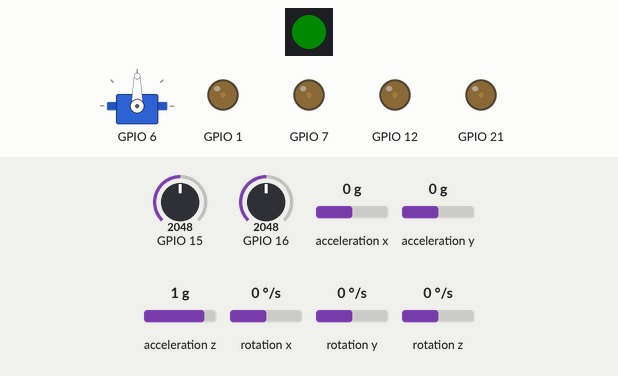
Simulated run of this program. Board: ESP32-S3. Parts: 1 RGB LEDs in strip order, left to right, servo, output pins drawn as LEDs (lit = HIGH). Wiring (inferred from the names in the program): MPU-9250 motion sensor at I2C address 0x68. The test bench sets the inputs (shaded band); at power-on: acceleration x 0 g, GPIO 15 = 2048, GPIO 16 = 2048, acceleration y 0 g, acceleration z 1 g, rotation x 0 °/s, rotation y 0 °/s, rotation z 0 °/s (analog values on the 0–4095 scale). Dim RGB values are drawn brighter than linear; what the program prints to the serial monitor is not drawn.

Above: at 7.4 s.
7.5 s: acceleration x set to -1.4 g
At 8.7 s:
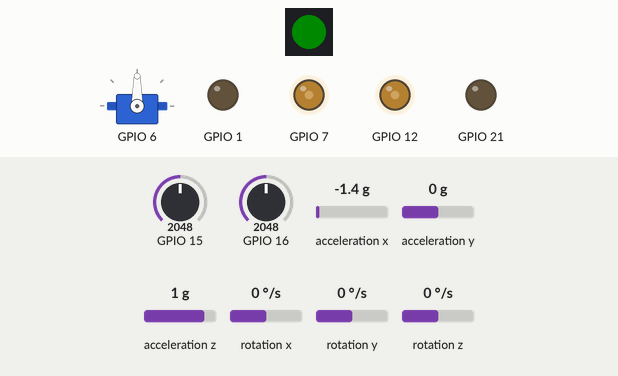
10.5 s: GPIO 15 set to 3040
12.1 s: GPIO 16 set to 2151
At 13.4 s:
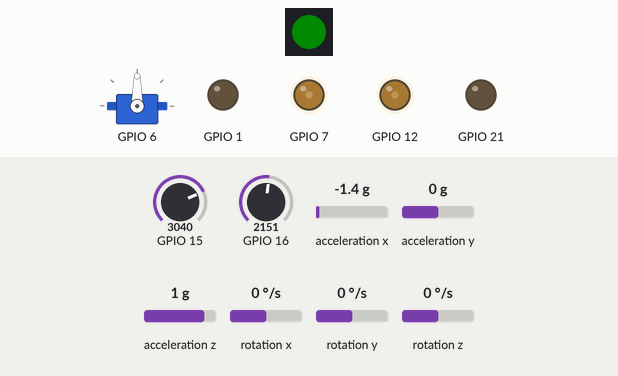
13.7 s: acceleration y set to -1.4 g
At 14.79 s:
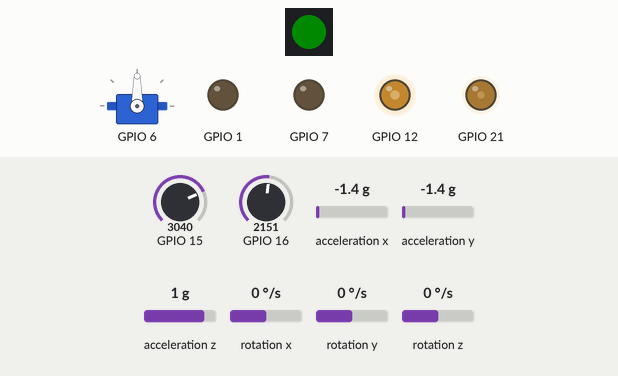
16.7 s: acceleration z set to -1.4 g
At 16.9 s:
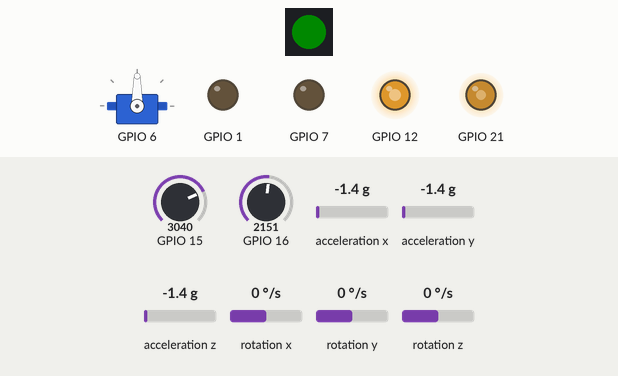
19.7 s: rotation x set to 100 °/s
Timing chart, 0 to 23.7 s (numbered marks = the images above; inputs shaded):
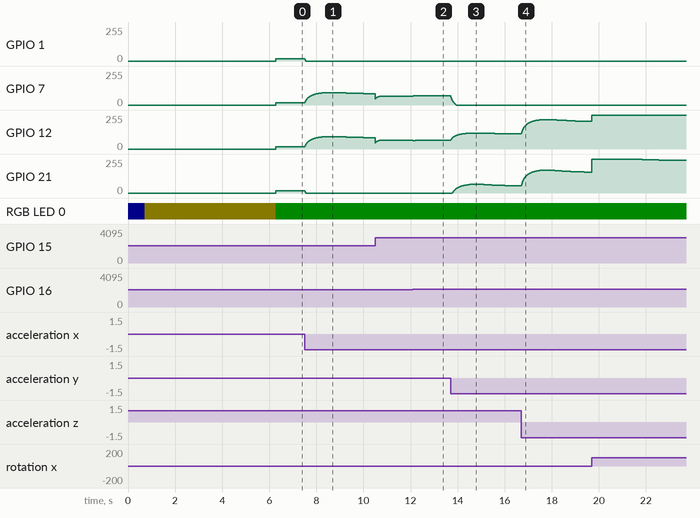

Measured:
- after the input at 7.5 s, GPIO 1, GPIO 21: 17/255 → 0/255 at once; GPIO 7, GPIO 12: rises from 17/255 to 93/255 in 0.87 s, then falls to 85/255 in 1.9 s
- after the input at 12.1 s, GPIO 7: 66/255 → 69/255 at once, → 68/255 0.12 s later; GPIO 12: 66/255 → 64/255 at once
- after the input at 13.7 s, GPIO 7: moves from 68/255 to 0/255 over 0.24 s, starting at once; GPIO 12: rises from 64/255 to 119/255 in 0.81 s, then falls to 113/255 in 1.9 s; GPIO 21: rises from 0/255 to 65/255 in 0.84 s, then falls to 53/255 in 2.1 s

The program:

main.cpp
```cpp
#include <Arduino.h>
#include <ESP32Servo.h>
#include "imu.h"
#include "pid.h"
#include <Wire.h>
#include <Adafruit_NeoPixel.h>
#include "gimbal.h"
#include "mando.h"

#define RGB_LED 48
#define SERVO_1 6

// ---- Motores ----
Servo motor1, motor2, motor3, motor4;

// ---- PIDs (ángulo externo + velocidad interna) ----
PID pid_roll_ang,  pid_roll_vel;
PID pid_pitch_ang, pid_pitch_vel;
PID pid_yaw_vel;

// ---- PID gimbal (independiente del dron) ----
PID pid_gimbal_pitch;

// ---- Tiempo ----
unsigned long lastTime = 0;

// ---- Función para setear el brillo del LED del motor (simula el PWM) ----
void SetMotorLed(int pin, float microseconds) {
    int brightness = map(int(microseconds), 1000, 2000, 0, 255);
    analogWrite(pin, brightness);
};

Adafruit_NeoPixel pixels(1, RGB_LED, NEO_GRB + NEO_KHZ800);

void setup() {
    pinMode(21, OUTPUT);
    pinMode(12, OUTPUT);
    pinMode(1, OUTPUT);
    pinMode(7, OUTPUT);

    Serial.begin(115200);
    // Espera máximo 3 segundos el Serial
    // Si no hay PC conectada, continúa de todas formas
    unsigned long t = millis();
    while (!Serial && millis() - t < 3000) delay(10);

    pixels.begin();
    pixels.setPixelColor(0, pixels.Color(0, 0, 255));
    pixels.setBrightness(10);
    pixels.show();
    Serial.println("ESP32 CORRIENDO!!");
    delay(500);

    if(!imu_init()) {
        Serial.println("Error al inicializar IMU");
        pixels.setPixelColor(0, pixels.Color(255, 0, 0));
        pixels.show();
        while(true) delay(1000);
    }

    pixels.setPixelColor(0, pixels.Color(210, 203, 0));
    pixels.setBrightness(10);
    pixels.show();
    Serial.println("¡¡MPU CALIBRANDOSE NO MOVER EL SENSOR!!");
    calibrateMPU();

    pixels.setPixelColor(0, pixels.Color(0, 255, 0));
    pixels.setBrightness(10);
    pixels.show();
    Serial.println("MPU-9250 LISTO!!");
    lastTime = micros();

    // Ganancias al azar pero falta simular MATLAB
    // PID de roll
    pid_roll_ang.Kp  = 1.32f; pid_roll_ang.Ki  = 0.001f; pid_roll_ang.Kd  = 0.15f;
    pid_roll_vel.Kp  = 3.6f;  pid_roll_vel.Ki  = 0.005f; pid_roll_vel.Kd  = 0.005f;
    // PID de pitch
    pid_pitch_ang.Kp = 1.32f; pid_pitch_ang.Ki = 0.001f; pid_pitch_ang.Kd = 0.15f;
    pid_pitch_vel.Kp = 3.6f;  pid_pitch_vel.Ki = 0.005f; pid_pitch_vel.Kd = 0.005f;
    // PID de yaw (solo velocidad por mientras)
    pid_yaw_vel.Kp   = 0.0f;  pid_yaw_vel.Ki   = 0.0f;   pid_yaw_vel.Kd   = 0.0f;

    // PID gimbal (independiente, solo para el servo)
    /*
    pid_gimbal_pitch.Kp = 1.2f;
    pid_gimbal_pitch.Ki = 0.0001f;
    pid_gimbal_pitch.Kd = 0.0006f;
    */

    // Motores
    /*
    motor1.attach(4, 1000, 2000);
    motor2.attach(5, 1000, 2000);
    motor3.attach(6, 1000, 2000);
    motor4.attach(7, 1000, 2000);

    // Armar ESCs
    motor1.writeMicroseconds(1000);
    motor2.writeMicroseconds(1000);
    motor3.writeMicroseconds(1000);
    motor4.writeMicroseconds(1000);
    delay(2000); // mandar señal de inicio a los ESCs y esperar 2 segundos
    */

    lastTime = micros();
    Serial.println("Listo!");
    servos_init(SERVO_1);
    setupJoystick();
}

void loop() {
    // ---- Delta tiempo ----
    unsigned long now = micros();
    float dt = (now - lastTime) / 1000000.0f;
    lastTime = now;

    if (dt <= 0.0f) { return; }

    // ---- Leer IMU ----
    IMUData data = imu_read(dt);

    // ---- Leer mando ----
    JoystickData joystick = readJoystick();

    // ---- Setpoints (hover estatico) ----
    float sp_roll  = joystick.roll;
    float sp_pitch = -joystick.pitch;
    float sp_yaw   = 0.0f;
    float throttle = 1070.0f; // cambiar con el control después

    // ---- PIDs en cascada ----
    float roll_vel_sp  = pid_roll_ang.compute(sp_roll,   data.roll,  dt);
    float pitch_vel_sp = pid_pitch_ang.compute(sp_pitch, data.pitch, dt);

    float roll_out  = pid_roll_vel.compute(roll_vel_sp,  data.gx, dt);
    float pitch_out = pid_pitch_vel.compute(pitch_vel_sp, data.gy, dt);
    float yaw_out   = pid_yaw_vel.compute(sp_yaw, data.gz, dt);

    // ---- Mixer ----
    /*
        M1.       M2
              X
        M3.       M4
    */
    float m1 = throttle - roll_out - pitch_out - yaw_out;
    float m2 = throttle - roll_out + pitch_out + yaw_out;
    float m3 = throttle + roll_out - pitch_out + yaw_out;
    float m4 = throttle + roll_out + pitch_out - yaw_out;

    if (throttle < 1000.0f) { // si el throttle es muy bajo, apagar motores y resetear PID
        m1 = m2 = m3 = m4 = 1000.0f;
        pid_roll_ang.reset();
        pid_roll_vel.reset();
        pid_pitch_ang.reset();
        pid_pitch_vel.reset();
        pid_yaw_vel.reset();
    }

    // ---- Constrain a rangos válidos para los ESCs ----
    m1 = constrain(m1, 1000, 2000);
    m2 = constrain(m2, 1000, 2000);
    m3 = constrain(m3, 1000, 2000);
    m4 = constrain(m4, 1000, 2000);

    /*
    // ---- Mandar a motores ----
    motor1.writeMicroseconds((int)m1);
    motor2.writeMicroseconds((int)m2);
    motor3.writeMicroseconds((int)m3);
    motor4.writeMicroseconds((int)m4);
    */
    /*
    float correccion = 90.0f + pid_gimbal_pitch.compute(0.0f, data.pitch, dt);
    servo_set_pitch(correccion);
    */

    // ---- Debug ----
    Serial.print(">roll:");  Serial.println(data.roll);
    Serial.print(">pitch:"); Serial.println(data.pitch);
    Serial.print(">gx:");    Serial.println(data.gx);
    Serial.print(">gy:");    Serial.println(data.gy);
    Serial.print(">gz:");    Serial.println(data.gz);
    /*
    Serial.print(">M1:"); Serial.println(m1);
    Serial.print(">M2:"); Serial.println(m2);
    Serial.print(">M3:"); Serial.println(m3);
    Serial.print(">M4:"); Serial.println(m4);
    */

    SetMotorLed(21, m1);
    SetMotorLed(12, m2);
    SetMotorLed(1,  m3);
    SetMotorLed(7,  m4);

    delay(5); // 200Hz
}
```

gimbal.cpp
```cpp
#include "gimbal.h"

static Servo servo_pitch;

void servos_init(int pin_pitch) {
    servo_pitch.attach(pin_pitch);
    servos_center();
}

void servo_set_pitch(float angulo) {
    angulo = constrain(angulo, 0, 180);
    servo_pitch.write((int)angulo);
}

void servos_center() {
    servo_pitch.write(90);
}
```

gimbal.h
```cpp
#pragma once
#include <ESP32Servo.h>

// Inicializa los servos en los pines indicados
void servos_init(int pin_pitch);

// Mueve el servo de pitch a un ángulo (0-180)
void servo_set_pitch(float angulo);

// Centra ambos servos (90°)
void servos_center();
```

imu.cpp
```cpp
// imu.cpp
#include "imu.h"
#include <Wire.h>
#include <math.h>
#include <Arduino.h>
#include "kalman.h"

#define MPU_ADDR   0x68
#define AXL_OUT_H  0x3B
#define PWR_MGMT_1 0x6B
#define WHOAMI     0x75
#define IAM        0x71

static float roll_filtrado  = 0;
static float pitch_filtrado = 0;
static kalman kalmanRoll;
static kalman kalmanPitch;

static byte readMPU(byte reg) {
    Wire.beginTransmission(MPU_ADDR);
    Wire.write(reg);
    Wire.endTransmission(false);
    Wire.requestFrom(MPU_ADDR, (byte)1, true);
    return Wire.read();
};

float gx_sum = 0, gy_sum = 0, gz_sum = 0;
float ax_sum = 0, ay_sum = 0, az_sum = 0;

void calibrateMPU(){
    Serial.println("Calibrando MPU-9250... NO MOVER EL SENSOR");
    delay(2000);

    const int N = 1000;

    for (int i = 0; i<N; i++) {
        Wire.beginTransmission(MPU_ADDR);
        Wire.write(AXL_OUT_H);
        Wire.endTransmission(false);
        Wire.requestFrom(MPU_ADDR, 14, true);

        int16_t ax = Wire.read() << 8 | Wire.read();
        int16_t ay = Wire.read() << 8 | Wire.read();
        int16_t az = Wire.read() << 8 | Wire.read();
        Wire.read(); Wire.read(); // temperatura
        int16_t gx = Wire.read() << 8 | Wire.read();
        int16_t gy = Wire.read() << 8 | Wire.read();
        int16_t gz = Wire.read() << 8 | Wire.read();

        ax_sum += ax / 16384.0f;
        ay_sum += ay / 16384.0f;
        az_sum += az / 16384.0f;
        gx_sum += gx / 131.0f;
        gy_sum += gy / 131.0f;
        gz_sum += gz / 131.0f;

        delay(2);
    }

    gx_sum = gx_sum / N;
    gy_sum = gy_sum / N;
    gz_sum = gz_sum / N;
    ax_sum = ax_sum / N;
    ay_sum = ay_sum / N;
    az_sum = (az_sum / N) - 1.0f; // restar gravedad

    Serial.println("Calibración completa:");
    Serial.printf("Gyro bias (°/s): X=%.2f  Y=%.2f  Z=%.2f\n", gx_sum, gy_sum, gz_sum);
    Serial.printf("Accel bias (g):  X=%.2f  Y=%.2f  Z=%.2f\n", ax_sum, ay_sum, az_sum);
}

static void writeMPU(byte reg, byte data) {
    Wire.beginTransmission(MPU_ADDR);
    Wire.write(reg);
    Wire.write(data);
    Wire.endTransmission();
}

bool imu_init() {
    Wire.begin(8, 9);
    delay(100);

    // Verificar que el MPU-9250 responde

    byte id = readMPU(WHOAMI);
    if (id != IAM && id != 0x70) {
        Serial.printf("Error: MPU no encontrado (WHOAMI=0x%02X)\n", id);
        return false;
    }

    writeMPU(PWR_MGMT_1, 0x00); // Despertar el MPU
    delay(100);
    return true;
}

IMUData imu_read(float dt) {
    Wire.beginTransmission(MPU_ADDR);
    Wire.write(AXL_OUT_H);
    Wire.endTransmission(false);
    Wire.requestFrom(MPU_ADDR, 14, true);

    int16_t Ax = Wire.read() << 8 | Wire.read();
    int16_t Ay = Wire.read() << 8 | Wire.read();
    int16_t Az = Wire.read() << 8 | Wire.read();
    Wire.read(); Wire.read(); // temperatura
    int16_t Gx = Wire.read() << 8 | Wire.read();
    int16_t Gy = Wire.read() << 8 | Wire.read();
    int16_t Gz = Wire.read() << 8 | Wire.read();

    float ax = (Ax / 16384.0f) - ax_sum;
    float ay = (Ay / 16384.0f) - ay_sum;
    float az = (Az / 16384.0f) - az_sum;
    float gx = (Gx / 131.0f) - gx_sum;
    float gy = (Gy / 131.0f) - gy_sum;
    float gz = (Gz / 131.0f) - gz_sum;

    // Ángulos del acelerómetro
    float roll_a  = atan2f(ay, az)                       * (180.0f / M_PI);
    float pitch_a = atan2f(-ax, sqrtf(ay*ay + az*az))   * (180.0f / M_PI);
    roll_a = -roll_a; // corregir signo para que coincida con la convención de giroscopio
    pitch_a = -pitch_a;

    // Filtro complementario
    /*
    roll_filtrado  = 0.98f * (roll_filtrado  + gx * dt) + 0.02f * roll_a;
    pitch_filtrado = 0.98f * (pitch_filtrado + gy * dt) + 0.02f * pitch_a;
    */

    // Filtro de Kalman

    IMUData data;
    data.roll  = kalmanRoll.update(roll_a, gx, dt);
    data.pitch = kalmanPitch.update(pitch_a, gy, dt);
    //data.roll  = roll_filtrado;
    //data.pitch = pitch_filtrado;
    data.gx    = gx;
    data.gy    = gy;
    data.gz    = gz;

    return data;
}
```

imu.h
```cpp
// imu.h
#pragma once

struct IMUData {
    float roll;
    float pitch;
    float gx, gy, gz; // velocidad angular en °/s
};

bool imu_init();
void calibrateMPU();
IMUData imu_read(float dt);
```

kalman.cpp
```cpp
#include "kalman.h"
#include <math.h>

float kalman::update(float anguloMedido, float gyroRate, float dt) {
    // prediccion

    float rate = gyroRate - bias;
    angle += dt * rate;

    // actualizacion de la matriz de covarianza
    P[0][0] += dt * (dt*P[1][1] - P[0][1] - P[1][0] + Q_angle);
    P[0][1] -= dt * P[1][1];
    P[1][0] -= dt * P[1][1];
    P[1][1] += Q_bias * dt;

    // Correccion
    // Innovacion

    float y = anguloMedido - angle;

    // Ganancia de Kalman
    float S = P[0][0] + R_measure;
    float K0 = P[0][0] / S;
    float K1 = P[1][0] / S;

    // Aplicar correccion
    angle += K0 * y;
    bias  += K1 * y;

    // Actualizar matriz de covarianza
    float P00_temp = P[0][0];
    float P01_temp = P[0][1];

    P[0][0] -= K0 * P00_temp;
    P[0][1] -= K0 * P01_temp;
    P[1][0] -= K1 * P00_temp;
    P[1][1] -= K1 * P01_temp;

    return angle;
}
```

kalman.h
```cpp
#pragma once

struct kalman {
    // Variar estos parametros para ajustar el filtro
    // Ruido del proceso
    float Q_angle = 0.001f;
    float Q_bias  = 0.002f;
    // Ruido de la medición
    float R_measure = 0.03f;

    float angle = 0; // Ángulo estimado
    float bias = 0;  // Sesgo del giroscopio

    float P[2][2] = {{0, 0}, {0, 0}}; // Matriz de covarianza de error
    float update(float anguloMedido, float gyroRate, float dt);
};
```

mando.cpp
```cpp
#include <Arduino.h>
#include "mando.h"

#define JOYX 16
#define JOYY 15

const float max_angle = 30.0f; // Ángulo máximo para el joystick

void setupJoystick() {
    // Configuración de los pines del joystick si es necesario
    analogReadResolution(12); // Configura la resolución de lectura a 12 bits (0-4095)
}

float readJoystick(int pin) {
    float raw = analogRead(pin);
    float centered = raw - 2048.0f; // Centrar en 0
    float normalized = centered / 2048.0f; // Normalizar a [-1
    Serial.print("Joystick: ");
    Serial.println(normalized);

    // evitar zona muerta
    if (abs(normalized) < 0.05f) {
        normalized = 0.0f;
    }

    return normalized * max_angle; // Escalar al rango de ángulo deseado
}

JoystickData readJoystick() {
    JoystickData data;
    data.roll = readJoystick(JOYX);
    data.pitch = readJoystick(JOYY);
    return data;
}
```

mando.h
```cpp
#pragma once

struct JoystickData {
    float roll;
    float pitch;
};

void setupJoystick();
JoystickData readJoystick();
```

pid.cpp
```cpp
#include "pid.h"
#include <Arduino.h>

float PID::compute(float setpoint, float medido, float dt) {
    float error = setpoint - medido;

    // Proporcional
    float P = Kp * error;

    // Integral con anti-windup
    integral += error * dt;
    integral  = constrain(integral, -integral_max, integral_max);
    float I   = Ki * integral;

    // Derivativo filtrado
    float d_raw  = (error - error_anterior) / dt;
    d_filtrado   = alpha * d_raw + (1.0f - alpha) * d_filtrado;
    float D      = Kd * d_filtrado;

    error_anterior = error;

    return P + I + D;
}

void PID::reset() {
    integral       = 0;
    error_anterior = 0;
    d_filtrado     = 0;
}
```

pid.h
```cpp
// pid.h
#pragma once

struct PID {
    float Kp, Ki, Kd;
    float integral       = 0;
    float error_anterior = 0;
    float d_filtrado     = 0;
    float alpha          = 0.1f;
    float integral_max   = 200.0f;

    float compute(float setpoint, float medido, float dt);
    void  reset();
};
```
